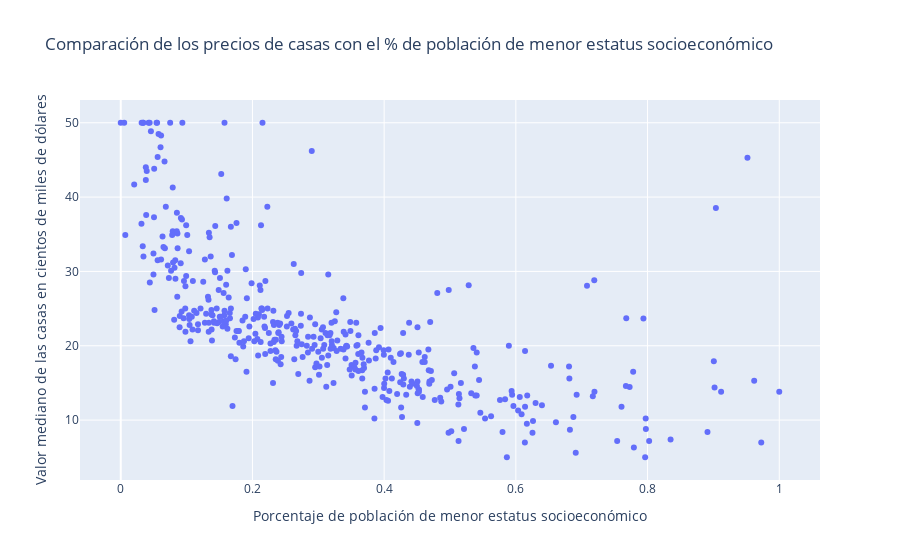

This figure's notebook cell:
### Markdown cell above
El 50% de las casas del dataset tienen hasta un precio de 21.2 cientos de miles de dolares. El 25% de las casas del dataset tienen hasta un precio de 16.15 cientos de miles de dolares. El 75% de las casas del dataset tienen hasta un precio de 25.6 cientos de miles de dolares.

### Code cell
fig = px.scatter(x=x_train_imp_esc['LSTAT'], y=y_train_modif, 
                title='Comparación de los precios de casas con el % de población de menor estatus socioeconómico'
                , labels={'x':'Porcentaje de población de menor estatus socioeconómico',
                            'y':'Valor mediano de las casas en cientos de miles de dólares'})
fig.show()

### Figure 1 — Plotly figure (JSON) as saved in the notebook; plotly's stock layout.template omitted (floating-point values rounded to 4 significant figures; data arrays with more than 128 entries replaced by an {"elided": "..."} marker saying what was removed)
{"data": [{"hovertemplate": "Porcentaje de población de menor estatus socioeconómico=%{x}<br>Valor mediano de las casas en cientos de miles de dólares=%{y}<extra></extra>", "legendgroup": "", "marker": {"color": "#636efa", "symbol": "circle"}, "mode": "markers", "name": "", "orientation": "v", "showlegend": false, "type": "scatter", "x": {"elided": "422 float values"}, "xaxis": "x", "y": {"elided": "422 float values"}, "yaxis": "y"}], "layout": {"legend": {"tracegroupgap": 0}, "title": {"text": "Comparación de los precios de casas con el % de población de menor estatus socioeconómico"}, "xaxis": {"anchor": "y", "domain": [0, 1], "title": {"text": "Porcentaje de población de menor estatus socioeconómico"}}, "yaxis": {"anchor": "x", "domain": [0, 1], "title": {"text": "Valor mediano de las casas en cientos de miles de dólares"}}}}
